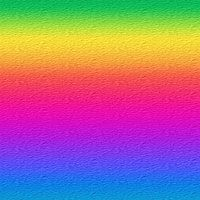
#> input picture Images/private1.jpg, 200 x 200 px
$ python -i hide_image_in_image.py   (imports and definitions only)
#> lines starting #> are read from the running program, lines starting #| are printed output that depends on the picture
"""
This application hides an image inside another image.
It can be done using either 1 or 2 color pixels.
The application can also decode the image and retrive the hidden image.

NOTICE! when encoding you must use .jpg formats.

Example use of application (encode):
    An example of the use, where we want to encode a the private.jpg image in the public.jpg.
    We use encode2, to tell the application we want to use 2 color pixels.

    Command: python hideInImage.py encode2 public.jpg private.jpg
    Output: secret.png

Example use of application (decode):
    Here we want to decode the encoded image named secret.png.
    We use decode2 beacus we used to color pixels of the image.
    It will then output the hidden image inside the secret.png.

    Command: python hideInImage.py decode2 secret.png
    Output: output.png

TODO:
 - Make it possible to take .png files too

Author: Mathias Nicolajsen (TidosDK)
"""

# Imported libraries
import sys
from PIL import Image


# [70 lines left out: function encode_1, not called in this run]


def decode_1(encoded_image):  # Decoding function for 1 color pixel - Takes one argument
    """
    This function decodes the image inside another image.
    It only reads 1 color pixel.
    """
#> called with encoded_image = 'Images/private1.jpg'

    public_img = Image.open(encoded_image)  # Gets information for public image
#> public_img is the input picture: PIL image 200x200 RGB; mean R, G, B 160.9, 110.5, 143.5
    x_public_max = public_img.size[0]
#> x_public_max = 200
    x_public = 0
    y_public = 0

    x_private_size = ""
    y_private_size = ""

    for _ in range(1, 17):
        if x_public == x_public_max:
            y_public += 1
            x_public = 0

        x_private_size += '{0:08b}'.format(public_img.getpixel((x_public, y_public))[0])[-1]
        x_public += 1
#> this loop made 16 passes
#> x_private_size on passes 1 to 12: '0', '00', '000', '0001', '00011', '000110', '0001100', '00011000', '000110000', '0001100000', '00011000000', '000110000001'
#> after the loop, x_public = 16; y_public = 0

    for _ in range(1, 17):
        if x_public == x_public_max:
            y_public += 1
            x_public = 0

        y_private_size += '{0:08b}'.format(public_img.getpixel((x_public, y_public))[0])[-1]
        x_public += 1
#> this loop made 16 passes
#> y_private_size on passes 1 to 12: '0', '00', '000', '0000', '00000', '000000', '0000000', '00000001', '000000011', '0000000110', '00000001101', '000000011011'
#> after the loop, x_public = 32; y_public = 0

    private_img = Image.new("RGB", (int(x_private_size, 2), int(y_private_size, 2)))
#> private_img: PIL image 6170x442 RGB; every value is 0

    for x in range(int(x_private_size, 2)):  # Loops through the x-coordinate for public image.
        for y in range(int(y_private_size, 2)):  # Loops through the y-coordinate for public image.
            red = ""
            green = ""
            blue = ""

            for _ in range(1, 9):  # Red
                if x_public == x_public_max:
                    y_public += 1
                    x_public = 0

                red += '{0:08b}'.format(public_img.getpixel((x_public, y_public))[0])[-1]
                x_public += 1

            for _ in range(1, 9):  # Green
                if x_public == x_public_max:
                    y_public += 1
                    x_public = 0

                green += '{0:08b}'.format(public_img.getpixel((x_public, y_public))[1])[-1]
                x_public += 1

            for _ in range(1, 9):  # Blue
                if x_public == x_public_max:
                    y_public += 1
                    x_public = 0

                blue += '{0:08b}'.format(public_img.getpixel((x_public, y_public))[2])[-1]
                x_public += 1

            private_img.putpixel((x, y), (int(red, 2), int(green, 2), int(blue, 2)))
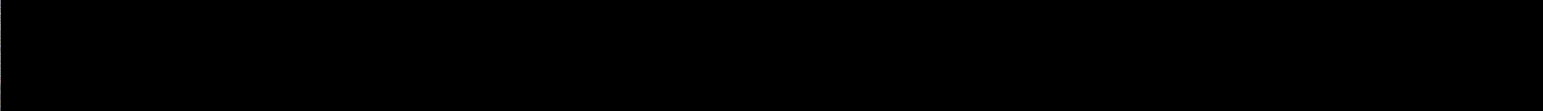
#> private_img: PIL image 6170x442 RGB (shown at 1/4 size); mean R, G, B 0.1, 0.1, 0.1
#> after the loop, x_public = 0; y_public = 200

    return private_img


# Encode function with 2 color pixels


# [134 lines left out: functions encode_2, decode_2, not called in this run]


# [52 lines not run here, left out]

#> (the run stopped early here; a loop or call above may not have finished)
